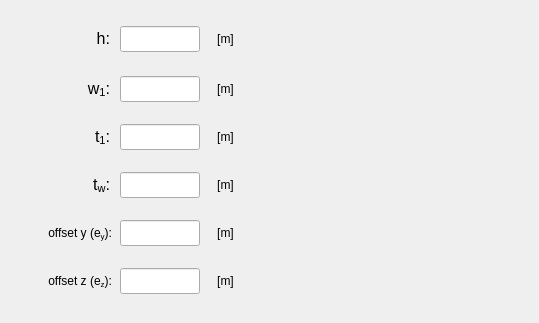
      <widget class="QWidget" name="tab_T_section">
       <attribute name="title">
        <string>T-section</string>
       </attribute>
       <widget class="QLabel" name="label_11">
        <property name="geometry">
         <rect>
          <x>280</x>
          <y>4</y>
          <width>250</width>
          <height>310</height>
         </rect>
        </property>
        <property name="text">
         <string/>
        </property>
        <property name="pixmap">
         <pixmap>../../../figures/T_profile.PNG</pixmap>
        </property>
        <property name="scaledContents">
         <bool>true</bool>
        </property>
       </widget>
       <widget class="QLineEdit" name="lineEdit_offsetz_T_section">
        <property name="geometry">
         <rect>
          <x>120</x>
          <y>268</y>
          <width>80</width>
          <height>26</height>
         </rect>
        </property>
        <property name="minimumSize">
         <size>
          <width>80</width>
          <height>26</height>
         </size>
        </property>
        <property name="maximumSize">
         <size>
          <width>80</width>
          <height>26</height>
         </size>
        </property>
        <property name="font">
         <font>
          <family>Arial</family>
          <pointsize>11</pointsize>
          <weight>75</weight>
          <italic>true</italic>
          <bold>true</bold>
         </font>
        </property>
        <property name="focusPolicy">
         <enum>Qt::StrongFocus</enum>
        </property>
        <property name="styleSheet">
         <string notr="true">color: rgb(255, 0, 0);</string>
        </property>
        <property name="alignment">
         <set>Qt::AlignCenter</set>
        </property>
       </widget>
       <widget class="QLabel" name="label_143">
        <property name="geometry">
         <rect>
          <x>208</x>
          <y>268</y>
          <width>35</width>
          <height>26</height>
         </rect>
        </property>
        <property name="minimumSize">
         <size>
          <width>35</width>
          <height>26</height>
         </size>
        </property>
        <property name="maximumSize">
         <size>
          <width>35</width>
          <height>26</height>
         </size>
        </property>
        <property name="text">
         <string>[m]</string>
        </property>
        <property name="alignment">
         <set>Qt::AlignCenter</set>
        </property>
       </widget>
       <widget class="QLabel" name="label_81">
        <property name="geometry">
         <rect>
          <x>20</x>
          <y>124</y>
          <width>90</width>
          <height>26</height>
         </rect>
        </property>
        <property name="minimumSize">
         <size>
          <width>90</width>
          <height>26</height>
         </size>
        </property>
        <property name="maximumSize">
         <size>
          <width>90</width>
          <height>26</height>
         </size>
        </property>
        <property name="text">
         <string>&lt;html&gt;&lt;head/&gt;&lt;body&gt;&lt;p align=&quot;right&quot;&gt;&lt;span style=&quot; font-size:12pt;&quot;&gt;t&lt;/span&gt;&lt;span style=&quot; font-size:12pt; vertical-align:sub;&quot;&gt;1&lt;/span&gt;&lt;span style=&quot; font-size:12pt;&quot;&gt;:&lt;/span&gt;&lt;/p&gt;&lt;/body&gt;&lt;/html&gt;</string>
        </property>
        <property name="alignment">
         <set>Qt::AlignCenter</set>
        </property>
       </widget>
       <widget class="QLabel" name="label_144">
        <property name="geometry">
         <rect>
          <x>208</x>
          <y>220</y>
          <width>35</width>
          <height>26</height>
         </rect>
        </property>
        <property name="minimumSize">
         <size>
          <width>35</width>
          <height>26</height>
         </size>
        </property>
        <property name="maximumSize">
         <size>
          <width>35</width>
          <height>26</height>
         </size>
        </property>
        <property name="text">
         <string>[m]</string>
        </property>
        <property name="alignment">
         <set>Qt::AlignCenter</set>
        </property>
       </widget>
       <widget class="QLineEdit" name="lineEdit_height_T_section">
        <property name="geometry">
         <rect>
          <x>120</x>
          <y>26</y>
          <width>80</width>
          <height>26</height>
         </rect>
        </property>
        <property name="minimumSize">
         <size>
          <width>0</width>
          <height>26</height>
         </size>
        </property>
        <property name="maximumSize">
         <size>
          <width>80</width>
          <height>26</height>
         </size>
        </property>
        <property name="sizeIncrement">
         <size>
          <width>80</width>
          <height>26</height>
         </size>
        </property>
        <property name="font">
         <font>
          <family>Arial</family>
          <pointsize>11</pointsize>
          <weight>75</weight>
          <italic>true</italic>
          <bold>true</bold>
         </font>
        </property>
        <property name="focusPolicy">
         <enum>Qt::StrongFocus</enum>
        </property>
        <property name="styleSheet">
         <string notr="true">color: rgb(255, 0, 0);</string>
        </property>
        <property name="alignment">
         <set>Qt::AlignCenter</set>
        </property>
       </widget>
       <widget class="QLineEdit" name="lineEdit_w1_T_section">
        <property name="geometry">
         <rect>
          <x>120</x>
          <y>76</y>
          <width>80</width>
          <height>26</height>
         </rect>
        </property>
        <property name="minimumSize">
         <size>
          <width>0</width>
          <height>24</height>
         </size>
        </property>
        <property name="maximumSize">
         <size>
          <width>80</width>
          <height>26</height>
         </size>
        </property>
        <property name="sizeIncrement">
         <size>
          <width>0</width>
          <height>0</height>
         </size>
        </property>
        <property name="font">
         <font>
          <family>Arial</family>
          <pointsize>11</pointsize>
          <weight>75</weight>
          <italic>true</italic>
          <bold>true</bold>
         </font>
        </property>
        <property name="focusPolicy">
         <enum>Qt::StrongFocus</enum>
        </property>
        <property name="styleSheet">
         <string notr="true">color: rgb(255, 0, 0);</string>
        </property>
        <property name="alignment">
         <set>Qt::AlignCenter</set>
        </property>
       </widget>
       <widget class="QLabel" name="label_145">
        <property name="geometry">
         <rect>
          <x>208</x>
          <y>124</y>
          <width>35</width>
          <height>26</height>
         </rect>
        </property>
        <property name="minimumSize">
         <size>
          <width>35</width>
          <height>26</height>
         </size>
        </property>
        <property name="maximumSize">
         <size>
          <width>35</width>
          <height>26</height>
         </size>
        </property>
        <property name="text">
         <string>[m]</string>
        </property>
        <property name="alignment">
         <set>Qt::AlignCenter</set>
        </property>
       </widget>
       <widget class="QLineEdit" name="lineEdit_offsety_T_section">
        <property name="geometry">
         <rect>
          <x>120</x>
          <y>220</y>
          <width>80</width>
          <height>26</height>
         </rect>
        </property>
        <property name="minimumSize">
         <size>
          <width>80</width>
          <height>26</height>
         </size>
        </property>
        <property name="maximumSize">
         <size>
          <width>80</width>
          <height>26</height>
         </size>
        </property>
        <property name="font">
         <font>
          <family>Arial</family>
          <pointsize>11</pointsize>
          <weight>75</weight>
          <italic>true</italic>
          <bold>true</bold>
         </font>
        </property>
        <property name="focusPolicy">
         <enum>Qt::StrongFocus</enum>
        </property>
        <property name="styleSheet">
         <string notr="true">color: rgb(255, 0, 0);</string>
        </property>
        <property name="alignment">
         <set>Qt::AlignCenter</set>
        </property>
       </widget>
       <widget class="QLineEdit" name="lineEdit_tw_T_section">
        <property name="geometry">
         <rect>
          <x>120</x>
          <y>172</y>
          <width>80</width>
          <height>26</height>
         </rect>
        </property>
        <property name="minimumSize">
         <size>
          <width>0</width>
          <height>24</height>
         </size>
        </property>
        <property name="maximumSize">
         <size>
          <width>80</width>
          <height>26</height>
         </size>
        </property>
        <property name="sizeIncrement">
         <size>
          <width>0</width>
          <height>0</height>
         </size>
        </property>
        <property name="font">
         <font>
          <family>Arial</family>
          <pointsize>11</pointsize>
          <weight>75</weight>
          <italic>true</italic>
          <bold>true</bold>
         </font>
        </property>
        <property name="focusPolicy">
         <enum>Qt::StrongFocus</enum>
        </property>
        <property name="styleSheet">
         <string notr="true">color: rgb(255, 0, 0);</string>
        </property>
        <property name="alignment">
         <set>Qt::AlignCenter</set>
        </property>
       </widget>
       <widget class="QLabel" name="label_83">
        <property name="geometry">
         <rect>
          <x>20</x>
          <y>76</y>
          <width>90</width>
          <height>26</height>
         </rect>
        </property>
        <property name="minimumSize">
         <size>
          <width>90</width>
          <height>26</height>
         </size>
        </property>
        <property name="maximumSize">
         <size>
          <width>90</width>
          <height>26</height>
         </size>
        </property>
        <property name="text">
         <string>&lt;html&gt;&lt;head/&gt;&lt;body&gt;&lt;p align=&quot;right&quot;&gt;&lt;span style=&quot; font-size:12pt;&quot;&gt;w&lt;/span&gt;&lt;span style=&quot; font-size:12pt; vertical-align:sub;&quot;&gt;1&lt;/span&gt;&lt;span style=&quot; font-size:12pt;&quot;&gt;:&lt;/span&gt;&lt;/p&gt;&lt;/body&gt;&lt;/html&gt;</string>
        </property>
        <property name="alignment">
         <set>Qt::AlignCenter</set>
        </property>
       </widget>
       <widget class="QLabel" name="label_148">
        <property name="geometry">
         <rect>
          <x>22</x>
          <y>220</y>
          <width>90</width>
          <height>26</height>
         </rect>
        </property>
        <property name="minimumSize">
         <size>
          <width>90</width>
          <height>26</height>
         </size>
        </property>
        <property name="maximumSize">
         <size>
          <width>90</width>
          <height>26</height>
         </size>
        </property>
        <property name="text">
         <string>&lt;html&gt;&lt;head/&gt;&lt;body&gt;&lt;p&gt;offset y (e&lt;span style=&quot; vertical-align:sub;&quot;&gt;y&lt;/span&gt;):&lt;/p&gt;&lt;/body&gt;&lt;/html&gt;</string>
        </property>
        <property name="alignment">
         <set>Qt::AlignRight|Qt::AlignTrailing|Qt::AlignVCenter</set>
        </property>
       </widget>
       <widget class="QLabel" name="label_149">
        <property name="geometry">
         <rect>
          <x>22</x>
          <y>268</y>
          <width>90</width>
          <height>26</height>
         </rect>
        </property>
        <property name="minimumSize">
         <size>
          <width>90</width>
          <height>26</height>
         </size>
        </property>
        <property name="maximumSize">
         <size>
          <width>90</width>
          <height>26</height>
         </size>
        </property>
        <property name="text">
         <string>&lt;html&gt;&lt;head/&gt;&lt;body&gt;&lt;p&gt;offset z (e&lt;span style=&quot; vertical-align:sub;&quot;&gt;z&lt;/span&gt;):&lt;/p&gt;&lt;/body&gt;&lt;/html&gt;</string>
        </property>
        <property name="alignment">
         <set>Qt::AlignRight|Qt::AlignTrailing|Qt::AlignVCenter</set>
        </property>
       </widget>
       <widget class="QLabel" name="label_151">
        <property name="geometry">
         <rect>
          <x>208</x>
          <y>76</y>
          <width>35</width>
          <height>26</height>
         </rect>
        </property>
        <property name="minimumSize">
         <size>
          <width>35</width>
          <height>26</height>
         </size>
        </property>
        <property name="maximumSize">
         <size>
          <width>35</width>
          <height>26</height>
         </size>
        </property>
        <property name="text">
         <string>[m]</string>
        </property>
        <property name="alignment">
         <set>Qt::AlignCenter</set>
        </property>
       </widget>
       <widget class="QLineEdit" name="lineEdit_t1_T_section">
        <property name="geometry">
         <rect>
          <x>120</x>
          <y>124</y>
          <width>80</width>
          <height>26</height>
         </rect>
        </property>
        <property name="minimumSize">
         <size>
          <width>0</width>
          <height>24</height>
         </size>
        </property>
        <property name="maximumSize">
         <size>
          <width>80</width>
          <height>26</height>
         </size>
        </property>
        <property name="sizeIncrement">
         <size>
          <width>0</width>
          <height>0</height>
         </size>
        </property>
        <property name="font">
         <font>
          <family>Arial</family>
          <pointsize>11</pointsize>
          <weight>75</weight>
          <italic>true</italic>
          <bold>true</bold>
         </font>
        </property>
        <property name="focusPolicy">
         <enum>Qt::StrongFocus</enum>
        </property>
        <property name="styleSheet">
         <string notr="true">color: rgb(255, 0, 0);</string>
        </property>
        <property name="alignment">
         <set>Qt::AlignCenter</set>
        </property>
       </widget>
       <widget class="QLabel" name="label_85">
        <property name="geometry">
         <rect>
          <x>20</x>
          <y>172</y>
          <width>90</width>
          <height>26</height>
         </rect>
        </property>
        <property name="minimumSize">
         <size>
          <width>90</width>
          <height>26</height>
         </size>
        </property>
        <property name="maximumSize">
         <size>
          <width>90</width>
          <height>26</height>
         </size>
        </property>
        <property name="text">
         <string>&lt;html&gt;&lt;head/&gt;&lt;body&gt;&lt;p align=&quot;right&quot;&gt;&lt;span style=&quot; font-size:12pt;&quot;&gt;t&lt;/span&gt;&lt;span style=&quot; font-size:12pt; vertical-align:sub;&quot;&gt;w&lt;/span&gt;&lt;span style=&quot; font-size:12pt;&quot;&gt;:&lt;/span&gt;&lt;/p&gt;&lt;/body&gt;&lt;/html&gt;</string>
        </property>
        <property name="alignment">
         <set>Qt::AlignCenter</set>
        </property>
       </widget>
       <widget class="QLabel" name="label_152">
        <property name="geometry">
         <rect>
          <x>208</x>
          <y>26</y>
          <width>35</width>
          <height>26</height>
         </rect>
        </property>
        <property name="minimumSize">
         <size>
          <width>35</width>
          <height>26</height>
         </size>
        </property>
        <property name="maximumSize">
         <size>
          <width>35</width>
          <height>26</height>
         </size>
        </property>
        <property name="text">
         <string>[m]</string>
        </property>
        <property name="alignment">
         <set>Qt::AlignCenter</set>
        </property>
       </widget>
       <widget class="QLabel" name="label_87">
        <property name="geometry">
         <rect>
          <x>20</x>
          <y>26</y>
          <width>90</width>
          <height>26</height>
         </rect>
        </property>
        <property name="minimumSize">
         <size>
          <width>90</width>
          <height>26</height>
         </size>
        </property>
        <property name="maximumSize">
         <size>
          <width>90</width>
          <height>26</height>
         </size>
        </property>
        <property name="text">
         <string>&lt;html&gt;&lt;head/&gt;&lt;body&gt;&lt;p align=&quot;right&quot;&gt;&lt;span style=&quot; font-size:12pt;&quot;&gt;h:&lt;/span&gt;&lt;/p&gt;&lt;/body&gt;&lt;/html&gt;</string>
        </property>
        <property name="alignment">
         <set>Qt::AlignCenter</set>
        </property>
       </widget>
       <widget class="QLabel" name="label_153">
        <property name="geometry">
         <rect>
          <x>208</x>
          <y>172</y>
          <width>35</width>
          <height>26</height>
         </rect>
        </property>
        <property name="minimumSize">
         <size>
          <width>35</width>
          <height>26</height>
         </size>
        </property>
        <property name="maximumSize">
         <size>
          <width>35</width>
          <height>26</height>
         </size>
        </property>
        <property name="text">
         <string>[m]</string>
        </property>
        <property name="alignment">
         <set>Qt::AlignCenter</set>
        </property>
       </widget>
      </widget>
